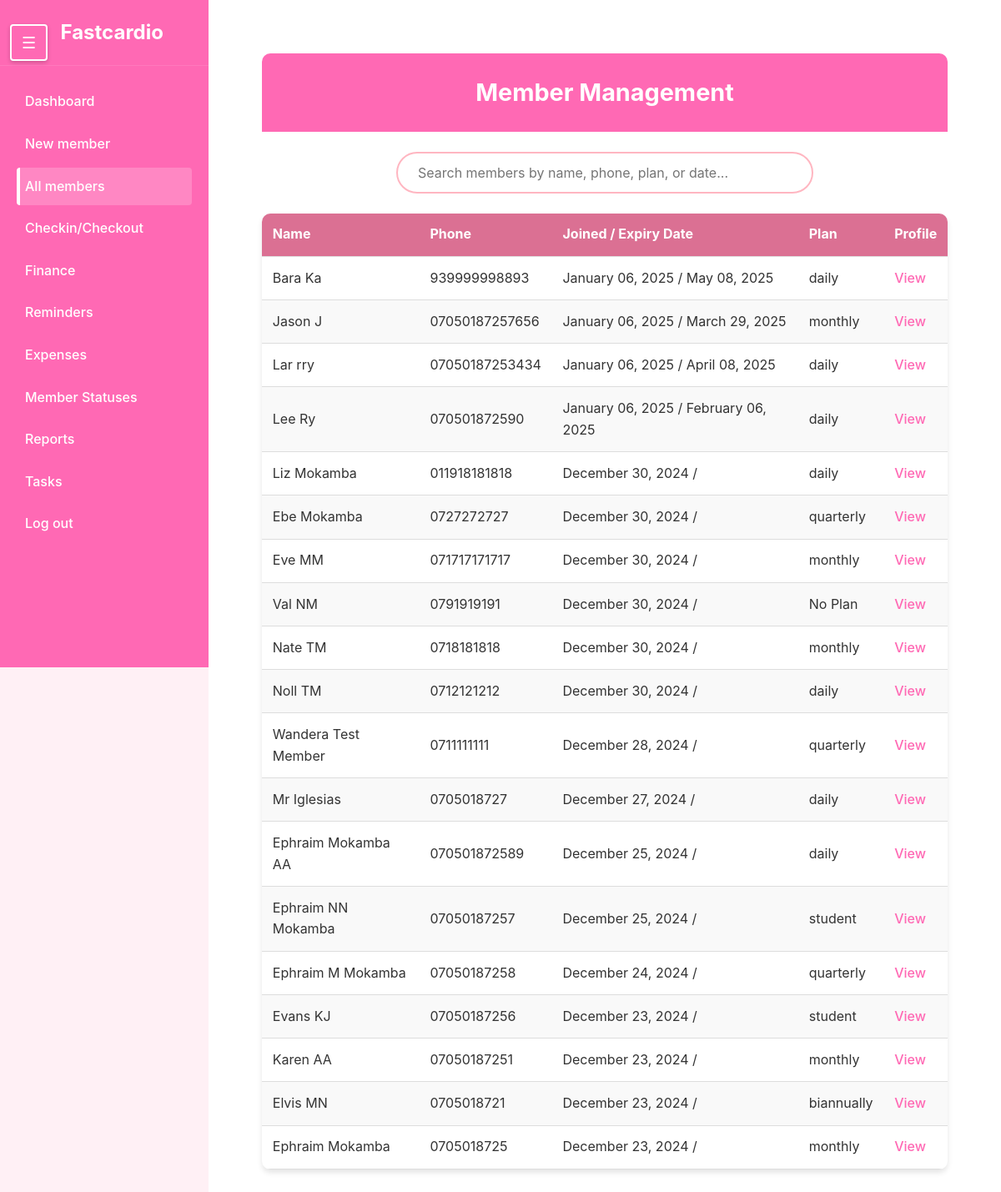
Before: /members/ with the older database file.
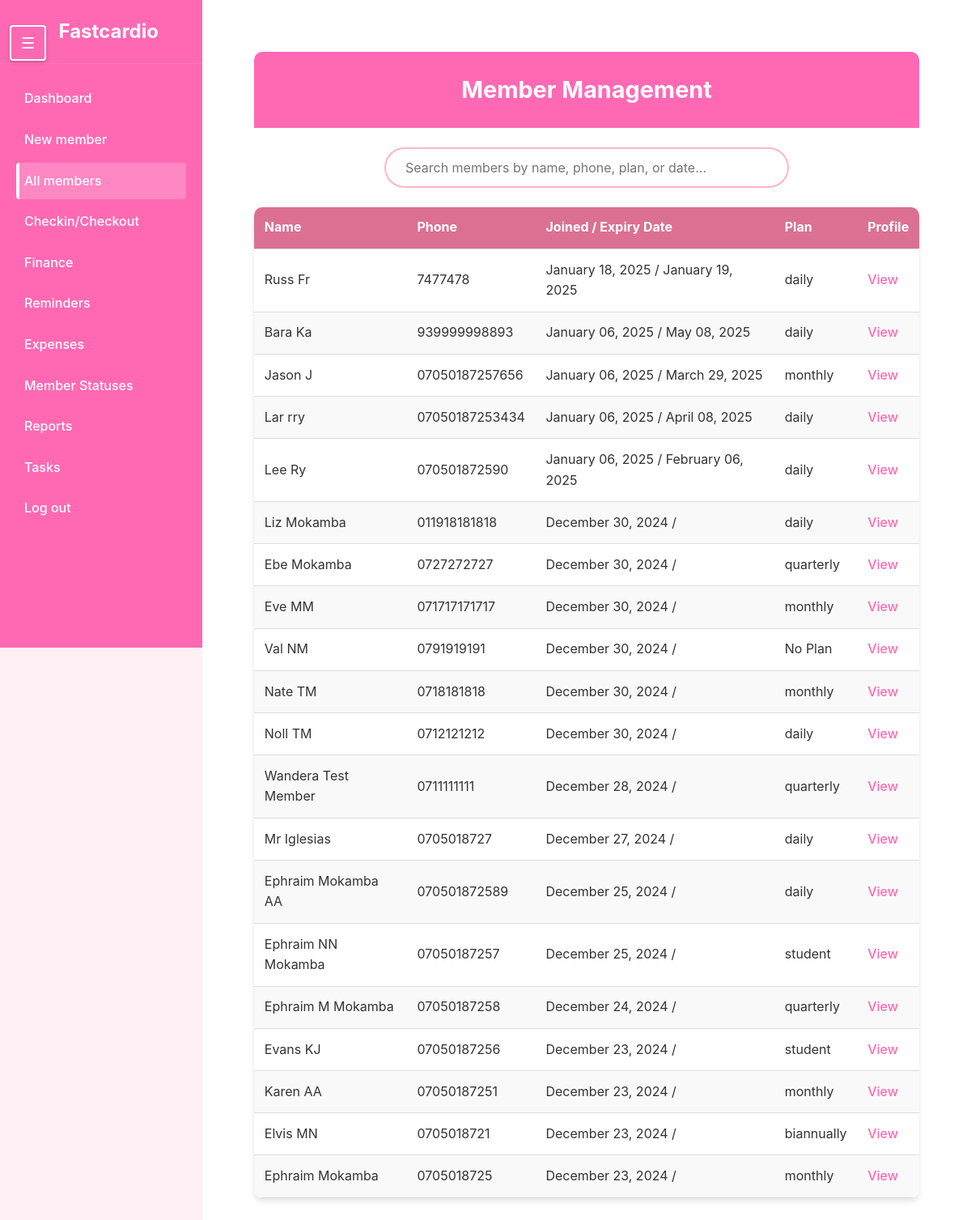
After: the same page with the newer database file.
### members/models.py (models this page shows, shortened)
class Member(models.Model):
    first_name = models.CharField(max_length=50)
    last_name = models.CharField(max_length=50)
    phone_number = models.CharField(max_length=15)
    date_joined = models.DateTimeField(auto_now_add=True)
    membership_expiry = models.DateField(null=True, blank=True, help_text="Date when the membership expires")
    is_active = models.BooleanField(default=False)
    is_frozen = models.BooleanField(default=False)
    additional_info = models.TextField(blank=True,null=True)
    gender = models.CharField(max_length= 6)
    balance = models.DecimalField(
        max_digits=10,
        decimal_places=2,
        default=0,
        help_text="Positive balance indicates credit, negative indicates debt"
    )
    balance_due_date = models.DateField(null = True, blank=True)
    def __str__(self):
        return f"{self.first_name} {self.last_name}"

class PaymentDetails(models.Model):
    PLAN_CHOICES = [
        ('daily', 'Daily'),
        ('monthly', 'Monthly'),
        ('quarterly', 'Quarterly'),
        ('biannually', 'Biannually'),
        ('annually', 'Annually'),
        ('student', 'Student Package'),
        ('complete', 'Complete Payment'),
    ]
    member = models.ForeignKey('Member', on_delete=models.CASCADE, related_name='payments', verbose_name="Member")
    plan = models.CharField(max_length=20, choices=PLAN_CHOICES, verbose_name="Payment Plan")
    amount = models.DecimalField(max_digits=10, decimal_places=2, verbose_name="Amount Paid")
    payment_date = models.DateField(default=timezone.now, verbose_name="Payment Date")
    transaction_id = models.CharField(max_length=100, blank=True, null=True, verbose_name="Transaction ID")
    class Meta:
        verbose_name = "Payment Detail"
        verbose_name_plural = "Payment Details"
        ordering = ['-payment_date']

### members/views.py (the view)
# urls.py: path('', include('members.urls'))
def members(request):
    members_with_payments = []
    today = timezone.now().date()
    for member in Member.objects.all():
        payments = PaymentDetails.objects.filter(member=member)
        total_amount_paid = payments.aggregate(total=Sum('amount'))['total'] or 0
        latest_payment = payments.order_by('-payment_date').first()
        membership_status = 'Expired'
        days_until_expiry = None
        if member.membership_expiry:
            days_until_expiry = (member.membership_expiry - today).days
            if member.is_frozen:
                membership_status = 'Frozen'
            elif days_until_expiry > 7:
                membership_status = 'Active'
            elif days_until_expiry > 0:
                membership_status = 'Expiring Soon'
            else:
                membership_status = 'Expired'
                member.is_active = False
                member.save()
        member_data = {
            'id': member.id,
            'full_name': str(member),
            'first_name': member.first_name,
            'last_name': member.last_name,
            'phone_number': member.phone_number,
            'date_joined': member.date_joined,
            'additional_info': member.additional_info or '',
            'total_amount_paid': total_amount_paid,
            'latest_plan': latest_payment.plan if latest_payment else 'No Plan',
            'latest_payment_date': latest_payment.payment_date if latest_payment else None,
            'expiry_date': member.membership_expiry,
            'membership_status': membership_status,
            'days_until_expiry': days_until_expiry,
            'is_frozen': member.is_frozen
        }
        members_with_payments.append(member_data)
    members_with_payments.reverse()
    return render(request, 'allmembers.html', {
        'members': members_with_payments,
        'today': today
    })

### members/templates/allmembers.html (shortened to what this page needs)
{% extends 'sidebar.html' %}
{% load static %}
{% block extra_styles %}
    <link rel="stylesheet" href="{% static 'allmembers.css' %}">
{% endblock %}
{% block content %}
    <div class="dashboard">
        <header class="dashboard-header">
            <h1>Member Management</h1>
        </header>
        <div class="search-container">
            <input type="text" id="searchInput" class="search-input" placeholder="Search members by name, phone, plan, or date...">
        </div>
        <table class="members-table">
            <thead>
                <tr>
                    <th>Name</th>
                    <th>Phone</th>
                    <th>Joined / Expiry Date</th>
                    <th>Plan</th>
                    <th>Profile</th>
                </tr>
            </thead>
            <tbody id="memberTableBody">
                {% for member in members %}
                <tr>
                    <td data-label="Name">{{ member.full_name }}</td>
                    <td data-label="Phone">{{ member.phone_number }}</td>
                    <td data-label="Joined/Expiry">{{ member.date_joined|date:"F d, Y" }} / {{ member.expiry_date|date:"F d, Y" }}</td>
                    <td data-label="Plan">{{ member.latest_plan }}</td>
                    <td data-label="Profile"><a href="{% url 'Member details' member.id %}">View</a></td>
                </tr>
                {% endfor %}
            </tbody>
        </table>
    </div>
{% endblock %}

### members/templates/sidebar.html (shortened to what this page needs)
{% load static %}
<!DOCTYPE html>
<html lang="en">
<head>
    <link rel="stylesheet" href="{% static 'sidebar.css' %}">
    {% block extra_styles %}{% endblock %}
</head>
<body>
    <div class="wrapper">
        <div class="toggle-container">
            <button id="sidebarToggle" class="toggle-btn">☰</button>
        </div>
        <nav id="sidebar">
            <div class="sidebar-header">
                <h2>Fastcardio</h2>
            </div>
            <ul class="sidebar-menu">
                <li><a href="{% url 'Dashboard' %}">Dashboard</a></li>
                <li><a href="{% url 'New member' %}">New member</a></li>
                <li><a href="{% url 'Members' %}">All members</a></li>
                <li><a href="{% url 'Checkin' %}">Checkin/Checkout</a></li>
                <li><a href="{% url 'Finance' %}">Finance</a></li>
                <li><a href="{% url 'Reminders' %}">Reminders</a></li>
                <li><a href="{% url 'Expenses' %}">Expenses</a></li>
                <li><a href="{% url 'member_status' %}">Member Statuses</a></li>
                <li><a href="{% url 'Reports' %}">Reports</a></li>
                <li><a href="{% url 'Tasks' %}">Tasks</a></li>
                <li><a href="{% url 'login' %}">Log out</a></li>
            </ul>
        </nav>
<div id="content">
    <div class="content-inner">
        {% block content %}
        {% endblock %}
    </div>
</div>
    </div>
</body>
</html>

### members/static/sidebar.css (style rules this page uses)
* { margin: 0; padding: 0; box-sizing: border-box; }
body { font-family: 'Arial', sans-serif; background-color: #f4f4f4; height: 100%; overflow-x: hidden; }
.wrapper { display: flex; width: 100%; min-height: 100vh; position: relative; }
.toggle-container { position: fixed; top: 2%; left: 1%; z-index: 1000; transition: all 0.3s ease; }
.toggle-btn { background: #FF69B4; border: 2px solid white; color: white; padding: 8px 12px; border-radius: 4px; cursor: pointer; font-size: 1.2rem; transition: all 0.3s ease; box-shadow: 0 2px 5px rgba(0, 0, 0, 0.2); }
#sidebar { width: 250px; background-color: #FF69B4; color: white; transition: all 0.3s ease; position: fixed; top: 0; left: 0; height: 100vh; overflow-y: auto; z-index: 999; }
.sidebar-header { padding: 20px; display: flex; justify-content: space-between; align-items: center; border-bottom: 1px solid rgba(255, 255, 255, 0.1); background-color: #FF69B4; position: sticky; top: 0; z-index: 2; }
.sidebar-header h2 { font-size: 1.5rem; font-weight: bold; margin-left: 25%; }
.sidebar-menu { list-style: none; padding: 20px 0; }
.sidebar-menu li { padding: 0 20px; margin-bottom: 5px; }
.sidebar-menu li a { color: white; text-decoration: none; padding: 10px; display: block; border-radius: 4px; transition: all 0.3s ease; }
.sidebar-menu li a.active { background-color: rgba(255, 255, 255, 0.2); border-left: 4px solid white; padding-left: 6px; }
#content { flex: 1; padding: var(--content-padding, 2rem); margin-left: 250px; transition: all 0.3s ease; background-color: #fff; min-height: 100vh; width: calc(100% - 250px); }
.content-inner { padding: 1.5rem; max-width: 1200px; margin: 0 auto; }

### members/static/allmembers.css (style rules this page uses)
:root { --primary-pink: #FF69B4; --light-pink: #FFB6C1; --dark-pink: #DB7093; --background-color: #FFF0F5; }
* { margin: 0; padding: 0; box-sizing: border-box; font-family: -apple-system, BlinkMacSystemFont, "Segoe UI", Roboto, sans-serif; }
body { background-color: var(--background-color); line-height: 1.6; color: #333; }
.dashboard { width: 100%; max-width: 1200px; margin: 0 auto; padding: clamp(0.5rem, 3vw, 1.5rem); }
.dashboard-header { background-color: var(--primary-pink); color: white; padding: clamp(1rem, 4vw, 1.5rem); text-align: center; border-radius: 10px 10px 0 0; margin-bottom: clamp(1rem, 3vw, 1.5rem); }
.dashboard-header h1 { font-size: clamp(1.2rem, 4vw, 1.8rem); }
.search-container { display: flex; justify-content: center; margin: clamp(1rem, 3vw, 1.5rem) 0; }
.search-input { width: 100%; max-width: 500px; padding: clamp(0.5rem, 2vw, 0.8rem) clamp(1rem, 3vw, 1.5rem); border: 2px solid var(--light-pink); border-radius: 25px; font-size: clamp(0.875rem, 2vw, 1rem); transition: all 0.3s ease; }
.members-table { width: 100%; background-color: white; border-collapse: collapse; box-shadow: 0 4px 6px rgba(0,0,0,0.1); border-radius: 10px; overflow: hidden; }
.members-table thead { background-color: var(--dark-pink); color: white; }
.members-table th, .members-table td { padding: clamp(0.5rem, 2vw, 0.8rem); text-align: left; border-bottom: 1px solid #ddd; }
.members-table tr:nth-child(even) { background-color: #f9f9f9; }
a { text-decoration: none; color: var(--primary-pink); font-weight: 500; }

Changed rows visible on the page:
added Member: phone_number "7477478", date_joined "January 18, 2025", expiry_date "January 19, 2025"
added PaymentDetails: latest_plan "daily"
Other visible differences:
new list line: "Russ Fr / View"
